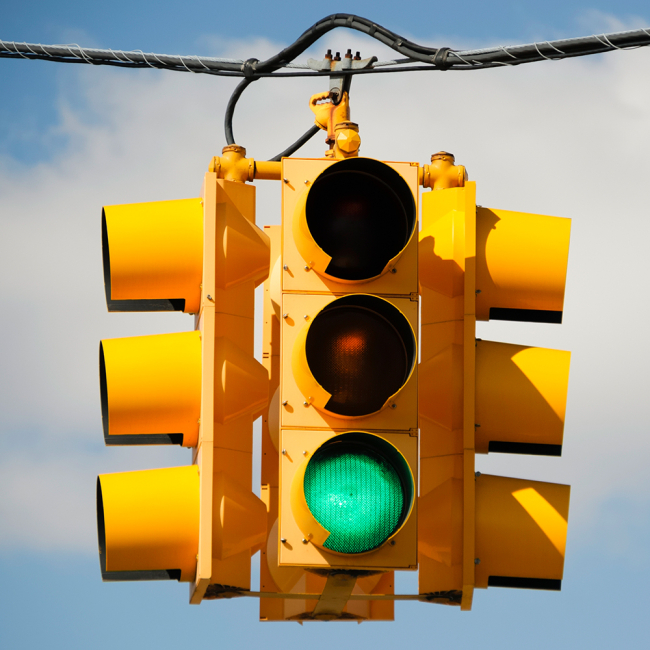
#> input picture model/Preprocessing_lowercontrast/input_images/green_1.jpg, 650 x 650 px, found by its file name; its folder holds only this picture in this run
$ python Preprocessing_lowercontrast.py
#> lines starting #> are read from the running program, lines starting #| are printed output that depends on the picture
#This python program has been created to lower contrast the images in existing dataset, simulating foggy weather to train the model to increase the accuracy.
from PIL import Image, ImageEnhance
import os

def adjust_contrast(image_path, contrast_factor):
#> called with image_path = '.\\input_images/green_1.jpg', contrast_factor = 0.3
    with Image.open(image_path) as img:
#> img is the input picture: PIL image 650x650 RGB; mean R, G, B 163.3, 148.5, 114.8
        enhancer = ImageEnhance.Contrast(img)
        img_enhanced = enhancer.enhance(contrast_factor)
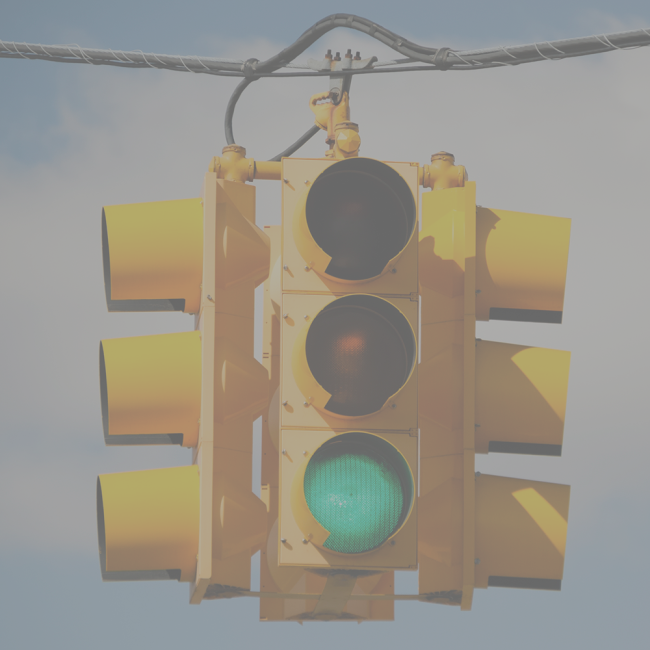
#> img_enhanced: PIL image 650x650 RGB; mean R, G, B 152.8, 148.4, 138.3
        return img_enhanced

def process_images(input_folder, output_folder, contrast_factor=0.5):
    if not os.path.exists(output_folder):
        os.makedirs(output_folder)

    for filename in os.listdir(input_folder):
        if filename.lower().endswith(('jpg', 'jpeg', 'png', 'bmp', 'gif')):
            input_path = os.path.join(input_folder, filename)
            output_path = os.path.join(output_folder, filename)

            img = adjust_contrast(input_path, contrast_factor)
            img.save(output_path)
            print(f"Processed: {filename} -> saved to {output_path}")

if __name__ == "__main__":
    input_folder = ".\\input_images"
    output_folder = ".\\output_images"
    contrast_factor = 0.3
    process_images(input_folder, output_folder, contrast_factor)
